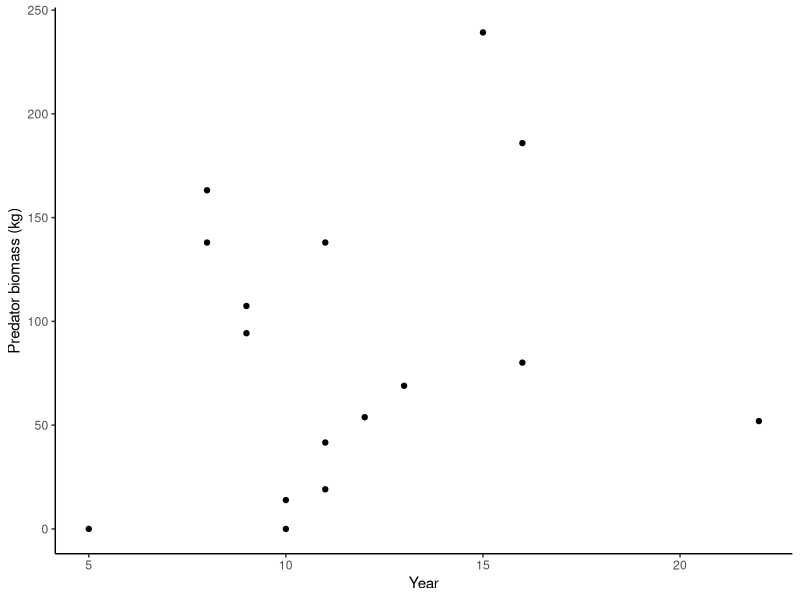
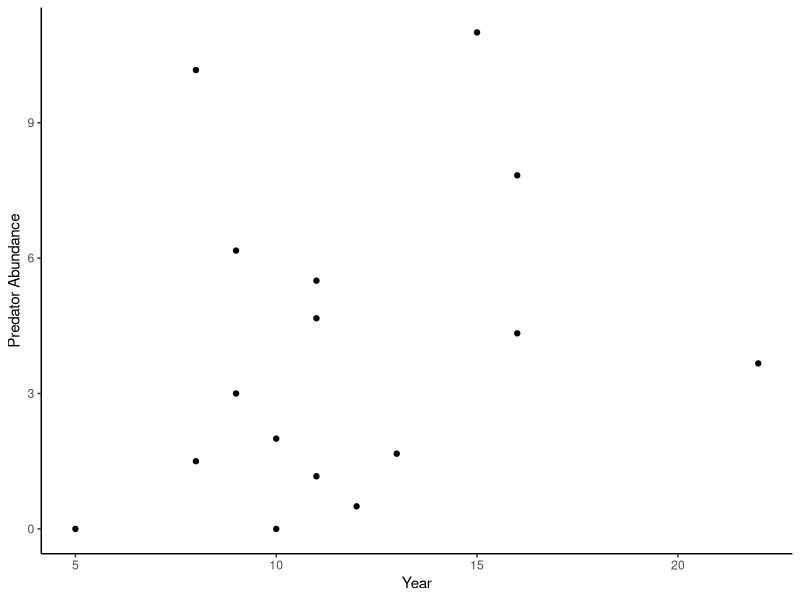

These charts were generated, in order, by the following R code:
## ---- chunk 1
setwd("C:\\Users\\faj\\Documents\\OneDrive for Business\\research\\FishPredation\\Data")

library(dplyr)
library(tidyr)
library(ggplot2)
library(lme4)
library(lsmeans)
library(pbkrtest)

#preparing data 

fishDataAll <- read.csv("Fish data June 2017.csv")
head(fishDataAll)
str(fishDataAll)


selectMonths <- c("07", "08")# i am selecting out these months because then i can use the last timepoint 


#select data from only the July and Auguest, and remove first year 
SelectData <- fishDataAll %>% 
	separate(date, c("Day", "Month", "Year"), sep = "/") %>%
	filter(Year != 2010)%>%
	filter(Month %in% selectMonths)

fishData <- data.frame(SelectData)

#calculate biomass
fishData$TotBiomass <- (fishData$numbercaught + fishData$numberseen)* fishData$weight

#calculating percentage abundance
TotBioSite<- fishData %>% 
	group_by(site, Year) %>%
	summarise(BiomasSiteSum = sum(TotBiomass, na.rm=TRUE))

siteBiomass <- data.frame(TotBioSite)

#calculate overall abundance
fishData$AbundanceAll <- fishData$numbercaught + fishData$numberseen

#calculating species richness for each site 

SR <- fishData %>%
  group_by(site)%>%
  summarise(SpeciesRichness = n_distinct(species))

Richness <- data.frame(SR)

fishDataSR <- merge(fishData, Richness, by = "site")


## ---- chunk 2

#sum biomass per site and year
predatorsBioN <- fishData %>% 
	filter(species == "Hoplias malabaricus" | species == "Crenicichla frenata") %>%
	group_by(site, Year) %>%
	summarise(BiomassSum = sum(TotBiomass))

predatorsBio <- data.frame(predatorsBioN)
predatorsBio$Year <- as.numeric(predatorsBio$Year)
siteBiomass$Year <- as.numeric(siteBiomass$Year)

FishDataTot <- merge(siteBiomass, predatorsBio, by = c("site" ,"Year"),all=TRUE) # this makes sure i 
#know what years had no predators recoreded in 
head(FishDataTot)
FishDataTot$BiomassSum[is.na(FishDataTot$BiomassSum)] <- 0

## ---- chunk 3

meanBiomass <- aggregate(FishDataTot$BiomassSum, list(FishDataTot$site), mean)
names(meanBiomass) <- c("site", "bioPred")

FishDataBio <- merge(meanBiomass, Richness, by = "site")

biomassPlot <- ggplot(aes(x = SpeciesRichness,y = bioPred), data = FishDataBio)
biomassPlot + geom_point() +
	labs(x = "Year", y = "Predator biomass (kg)")+
  theme_classic()


## ---- chunk 4

predatorsAbN <- fishData %>% 
	filter(species == "Hoplias malabaricus" | species == "Crenicichla frenata") %>%
	group_by(site, Year) %>%
	summarise(AbundanceSum = sum(AbundanceAll))

predatorsAb <- data.frame(predatorsAbN)
predatorsAb$Year <- as.numeric(predatorsAb$Year)

#add the total site biomass data, just to i can identify sites with no predators 
FishDataTotAb <- merge(siteBiomass, predatorsAb, by = c("site" ,"Year"),all=TRUE) # this makes sure i 
#know what years had no predators recoreded in 
FishDataTotAb$AbundanceSum[is.na(FishDataTotAb$AbundanceSum)] <- 0
FishDataTotAb$Year <- as.numeric(FishDataTotAb$Year)


## ---- chunk 5

meanAb <- aggregate(FishDataTotAb$AbundanceSum, list(FishDataTotAb$site), mean)
names(meanAb) <- c("site", "abPred")

FishDataAb <- merge(meanAb , Richness, by = "site")

AbundancePlot <- ggplot(aes(x = SpeciesRichness,y = abPred), data = FishDataAb)
AbundancePlot + geom_point() +
  theme_classic() +
	labs(x = "Year", y = "Predator Abundance")
